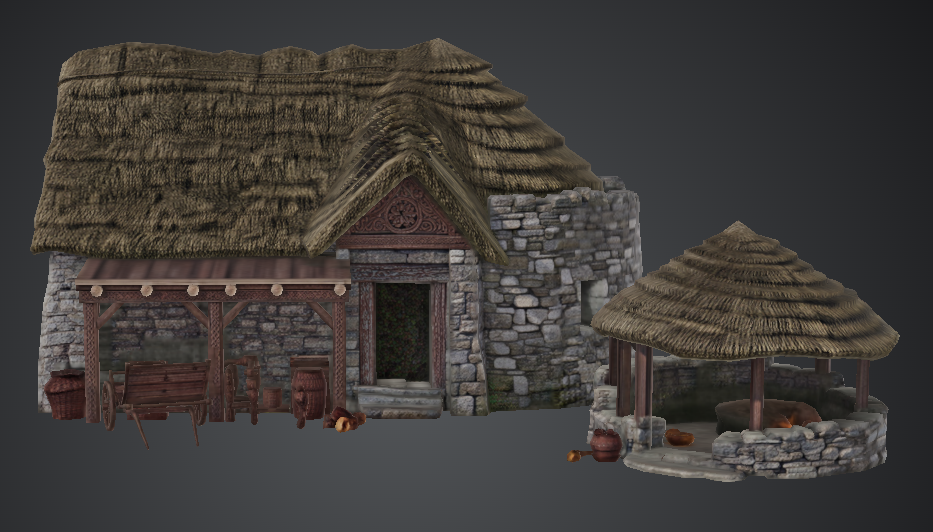
#> input picture ref/casa_castro/ref_1.png, 933 x 532 px; its folder holds 4 pictures in this run
$ python make_mattes.py
#> lines starting #> are read from the running program, lines starting #| are printed output that depends on the picture
# Alpha mattes of the references for the skill's Tier 1 diagnostics (diagnose_render.py reads the
# alpha when a PNG has one). The skill's own mask keys on the corner colour, so the radial vignette
# of these backdrops became "object" and the grey stone became "background". Here the backdrop is
# flood-filled from the border: it is a smooth gradient, so neighbouring pixels differ by a couple
# of levels, while the object's texture and edges stop the fill.
# python ref/casa_castro/make_mattes.py  ->  ref/casa_castro/matte/ref_<k>.png
from collections import deque
from pathlib import Path
from PIL import Image

HERE = Path(__file__).parent
STEP = 5        # max per-channel difference between neighbouring backdrop pixels
SAT = 0.12      # the backdrop is grey: (max - min) / max stays below this

(HERE / 'matte').mkdir(exist_ok=True)
for k in range(1, 6):
    im = Image.open(HERE / f'ref_{k}.png').convert('RGB')
    w, h = im.size
#> w = 933; h = 532
    px = im.load()
    bg = bytearray(w * h)

    def grey(c):
        m = max(c)
        return m == 0 or (m - min(c)) / m < SAT

    q = deque()
    for x in range(w):
        for y in (0, h - 1):
            q.append((x, y))
    for y in range(h):
        for x in (0, w - 1):
            q.append((x, y))
    for x, y in q:
        bg[y * w + x] = 1
    while q:
        x, y = q.popleft()
        c = px[x, y]
        for nx, ny in ((x + 1, y), (x - 1, y), (x, y + 1), (x, y - 1)):
            if 0 <= nx < w and 0 <= ny < h and not bg[ny * w + nx]:
                n = px[nx, ny]
                if max(abs(n[0] - c[0]), abs(n[1] - c[1]), abs(n[2] - c[2])) <= STEP and grey(n):
                    bg[ny * w + nx] = 1
                    q.append((nx, ny))
#> this loop made 234885 passes
#> c on passes 1 to 3: (36, 37, 39), (45, 46, 48), (36, 37, 39)
    out = im.convert('RGBA')
#> out is the input picture: PIL image 933x532 RGBA; mean R, G, B, A 63.7, 60, 57.3, 255
    out.putalpha(Image.frombytes('L', (w, h), bytes(0 if b else 255 for b in bg)))
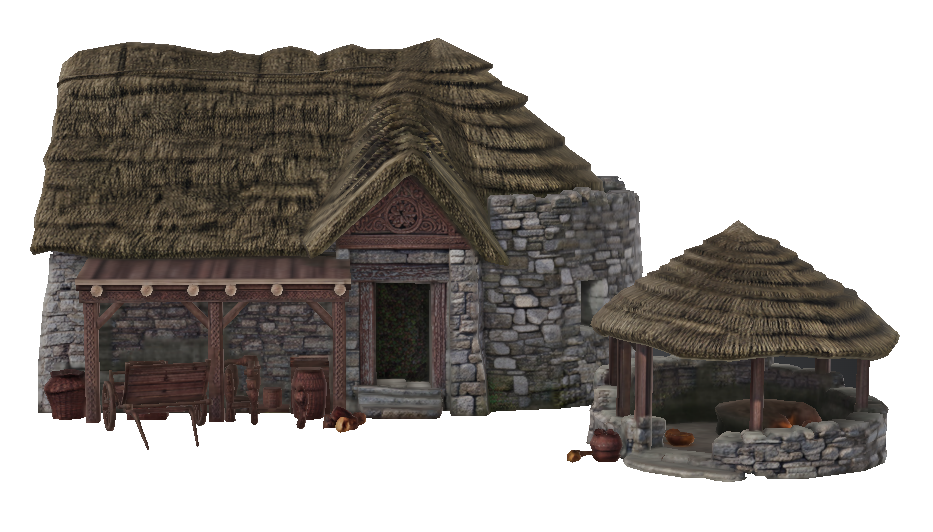
#> out: PIL image 933x532 RGBA; mean R, G, B, A 63.7, 60, 57.3, 134.3; transparent parts drawn white
    out.save(HERE / 'matte' / f'ref_{k}.png')
    print(k, 'object fraction', round(1 - sum(bg) / (w * h), 3))
#| 1 object fraction 0.527
#> pass 2 of the loop `for k in range(1, 6):`:
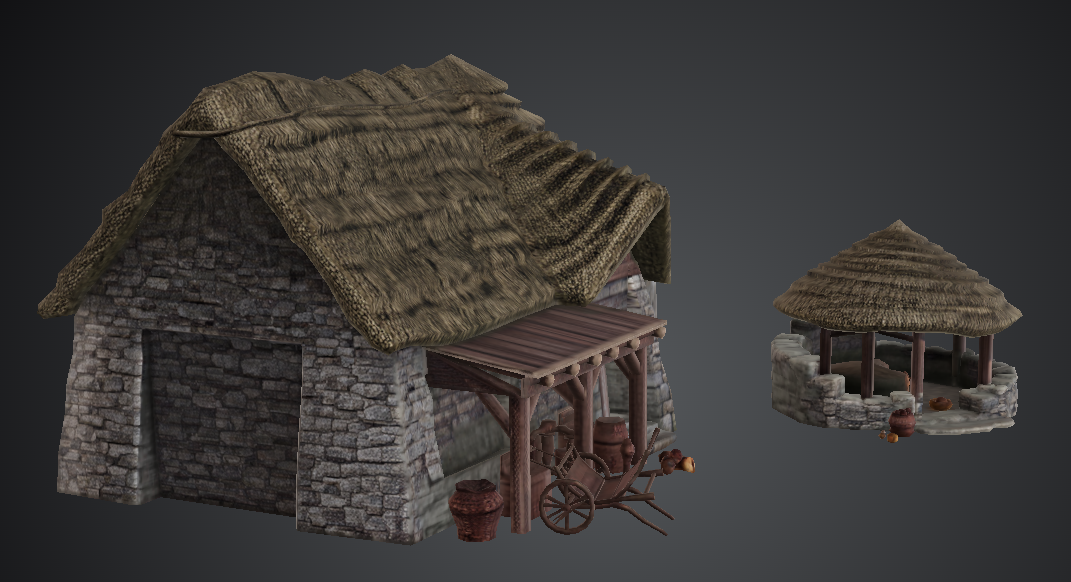
#> input picture ref/casa_castro/ref_2.png, 1071 x 582 px
#> im: PIL image 1071x582 RGB
#> the loop `while q:` made 343657 passes
#> c on passes 1 to 3: (18, 18, 20), (26, 26, 28), (18, 18, 20)
#> out is the input picture: PIL image 1071x582 RGBA; mean R, G, B, A 59.1, 56.2, 54.5, 255
#> `out.putalpha(Image.frombytes('L', (w, h), bytes(0 if b else 255 for b ..`:
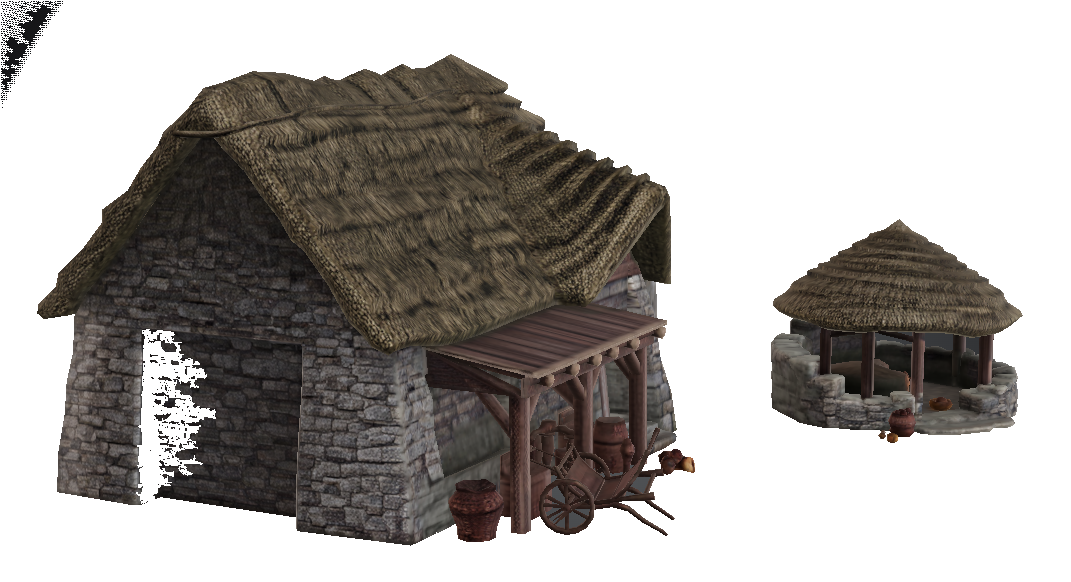
#> out: PIL image 1071x582 RGBA; mean R, G, B, A 59.1, 56.2, 54.5, 114.4; transparent parts drawn white
#| 2 object fraction 0.449
#> pass 3 of the loop `for k in range(1, 6):`:
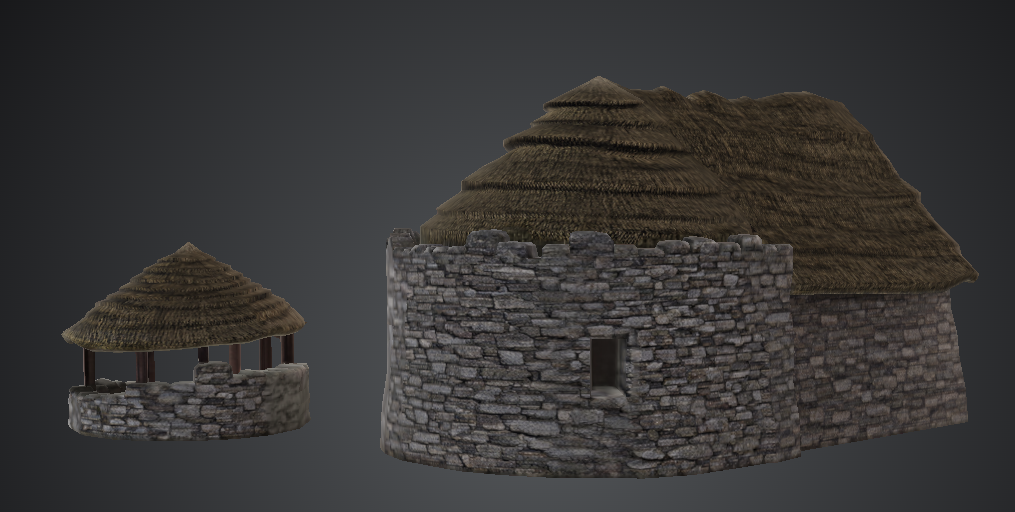
#> input picture ref/casa_castro/ref_3.png, 1015 x 512 px
#> im: PIL image 1015x512 RGB
#> the loop `while q:` made 294134 passes
#> c on passes 1 to 3: (24, 25, 27), (33, 34, 36), (25, 25, 27)
#> out is the input picture: PIL image 1015x512 RGBA; mean R, G, B, A 55.8, 54.3, 53.7, 255
#> `out.putalpha(Image.frombytes('L', (w, h), bytes(0 if b else 255 for b ..`:
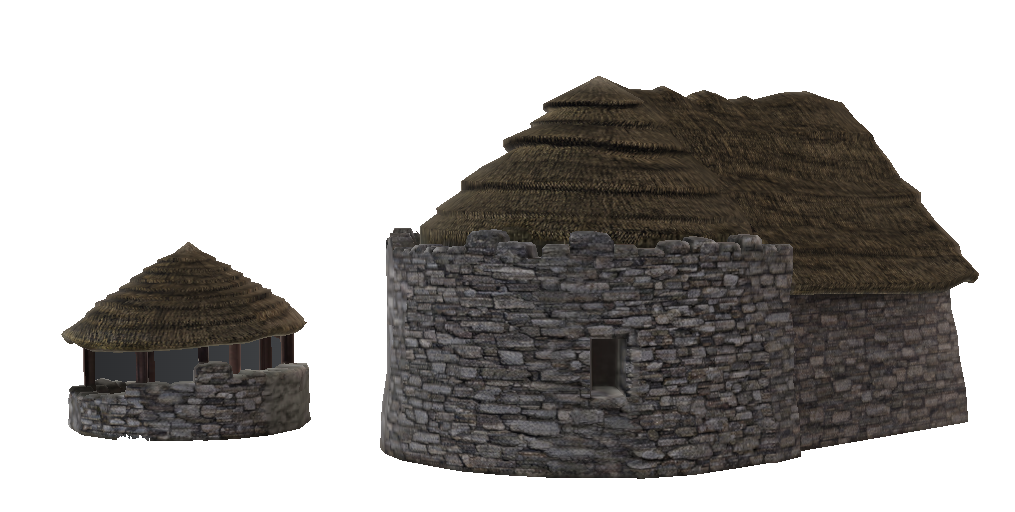
#> out: PIL image 1015x512 RGBA; mean R, G, B, A 55.8, 54.3, 53.7, 110.7; transparent parts drawn white
#| 3 object fraction 0.434
#> (the run stopped early here; a loop or call above may not have finished)
